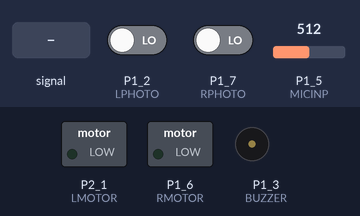
Bench run of a sketch on a simulated TI MSP430 LaunchPad. Parts: switched loads named in the sketch (green lamp = pin HIGH), buzzer (waves = sounding). Dashed ring = blinking. Inputs (shaded band) come from the test bench; at power-on: P1_2 (LPHOTO) LOW, P1_7 (RPHOTO) LOW, P1_5 (MICINP) = 512. Pins used as bus, display or sensor lines are not drawn.

Above: at 2.8 s.
2.9 s: P1_5 (MICINP) fed a 200 Hz sine of ±255 counts around its level
At 5.84 s:
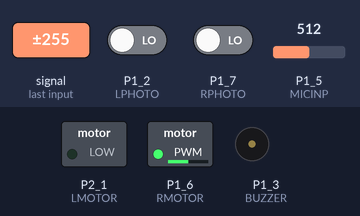
At 6.24 s:
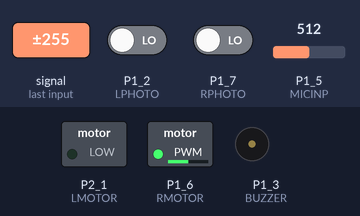
7.8 s: P1_2 (LPHOTO) driven HIGH
15.4 s: P1_7 (RPHOTO) driven HIGH
22.0 s: P1_7 (RPHOTO) driven LOW
25.5 s: P1_2 (LPHOTO) driven LOW
At 28.0 s:
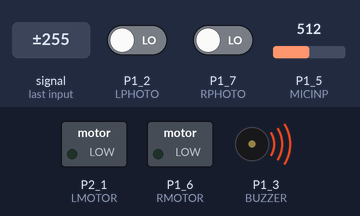
29.0 s: P1_5 (MICINP) set to 306
At 32.0 s:
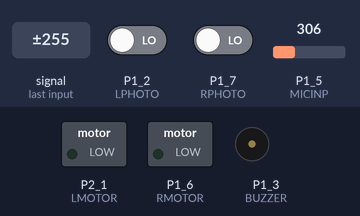
Timing chart, 0 to 32.2 s (numbered marks = the images above; inputs shaded):
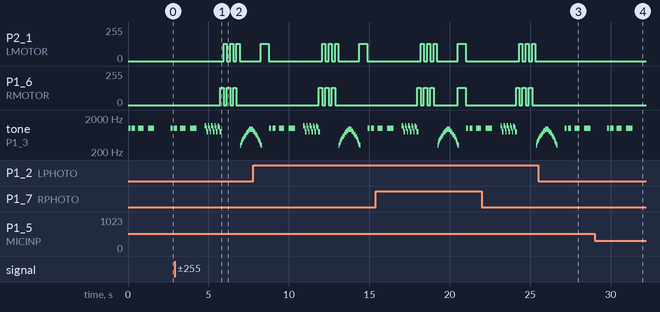

Measured:
- after the input at 2.9 s, P2_1 (LMOTOR): alternates 128/255 for 0.20 s and 0/255 for 0.20 s, 6 changes in all, then stays 0/255, starting after 3.0 s; P1_6 (RMOTOR): alternates 128/255 for 0.20 s and 0/255 for 0.20 s, 6 changes in all, then stays 0/255, starting after 2.8 s
- after the input at 25.5 s, P2_1 (LMOTOR): stays 0/255 (without the input it goes to 128/255 after 1.1 s)
- after the input at 29.0 s, P2_1 (LMOTOR), P1_6 (RMOTOR): stops changing and stays 0/255
- by itself, tone on P1_3 (BUZZER): plays 732 Hz for 0.08 s, 647 Hz for 0.08 s, 562 Hz for 0.08 s, 476 Hz for 0.04 s, 431 Hz for 0.04 s, 388 Hz for 0.04 s … (48 notes in this stretch)

The sketch:

sketch_draft1.ino
```cpp
//***************************************************************************************
//  Description; Final code that runs the robot
//***************************************************************************************

int PBLOCK = P1_1;  // set PBLOCK as P1.1 alias
int BUZZER = P1_3;  // set BUZZER as P1.3 alias
int LMOTOR = P2_1;  // set LMOTOR as P2.1 alias
int RMOTOR = P1_6;  // set RMOTOR as P1.6 alias
int LPHOTO = P1_2;  // set LPHOTO as P1.2 alias
int RPHOTO = P1_7;  // set RPHOTO as P1.7 alias
int MICINP = A5;    // set MICINP as A5   alias

int MPOW   = 128;   // set motors to use 50% PWM (possible values 0-255)
int MICTHRESH = 600; // set microphone trigger threshold (possible values 0-1023)

void setup()
{
  // set outputs
  pinMode(LMOTOR, OUTPUT);
  pinMode(RMOTOR, OUTPUT);
  pinMode(BUZZER, OUTPUT);
  pinMode(PBLOCK, OUTPUT);

  // set inputs
  pinMode(LPHOTO, INPUT);
  pinMode(RPHOTO, INPUT);
}

void loop()
{
  int i;
  int val;
  int maxval;

  analogWrite(LMOTOR,0);        // turn off both motors
  analogWrite(RMOTOR,0);

  // beep a bunch of times!
  for (i=1; i<5; i++)
  {
    beep(BUZZER, 1000, 100*i);
    delay(100*i);
  }

  // listen to the microphone for ~100 ms
  maxval = 0;
  for (i=1; i<100; i++)
  {
    val = analogRead(MICINP);
    if (val > maxval)
	{
      maxval = val;
    }
	delay(1);
  }

  // If the largest voltage detected is above 1.77 V (3.3*550/1024),
  // commence the "beep dance" response
  if (maxval > MICTHRESH)
  {
    // Make the "siren" noise by alternating 1200 Hz and 800 Hz tones
    for (i=0; i<5; i++)
    {
        beep(BUZZER, 1200, 100);
        beep(BUZZER, 800,  100);
    }
    // Shake motors back and forth rapidly
    for (i=0; i<3; i++)
    {
        analogWrite(RMOTOR, MPOW);
        delay(200);
        analogWrite(RMOTOR, 0);
        analogWrite(LMOTOR, MPOW);
        delay(200);
        analogWrite(LMOTOR, 0);
    }
    // Make a series of tones with increasing frequency from 300-100 Hz
    // then come back down
    for (i=30; i<100; i+=1)
	{
      beep(BUZZER, 10*i, 10);
	}
    for (i=100; i>30; i-=1)
	{
      beep(BUZZER, 10*i, 10);
	}
  }
  // read the status of photocells and adjust motor output
  digitalWrite(PBLOCK, HIGH);      // supply 3.3V to the power rail
  delayMicroseconds(20);           // delay briefly to allow comparator outputs to settle

  if (digitalRead(LPHOTO))         // check each photocell/circuit output and determine
  {
    analogWrite(LMOTOR, MPOW);     // whether to run on the left motor...
  }
  if (digitalRead(RPHOTO))         // ...or right motor
  {
    analogWrite(RMOTOR, MPOW);
  }
  digitalWrite(PBLOCK, LOW);       // turn the power-blocked rail off

  sleep(500);                      // wait 500 ms

 }

void beep(int pin, int freq, long ms)  	//generate a square wave at a given frequency for ms miliseconds
{
	int k;
    long semiper = (long) (1000000/(freq*2));
    long loops = (long)((ms*1000)/(semiper*2));
	for (k=0;k<loops;k++)
	{
        digitalWrite(pin, HIGH);  //set buzzer pin high
	    delayMicroseconds(semiper);  //for half of the period
	    digitalWrite(pin, LOW);   //set buzzer pin low
        delayMicroseconds(semiper);  //for the other half of the period
	}
}
```
